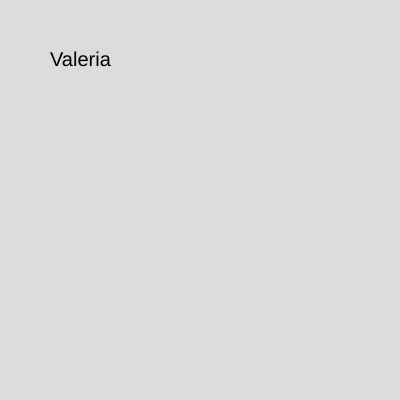
Frame 1 (no input)
Frame 60 (no input): identical to frame 1, image omitted
Frame 120 (the mouse pressed at the canvas centre since frame 60): identical to frame 1, image omitted

The p5.js sketch that drew this single still picture (run headless with seeded random() and noise() and a simulated clock; from frame 60 on, the mouse is pressed at the canvas centre):

// p5.js sketch
// ── sketch.js
function setup() {
  createCanvas(400, 400);
}

function draw() {
  background(220);

  fill(0);
  textSize(20);
  text('Valeria',50,50,100,200);

  fill(0);
  ellipse
}
